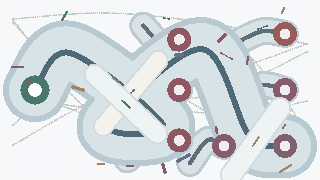
#> input picture dzmm/cap_now.png, 320 x 180 px
$ python cap_solve2.py
#> lines starting #> are read from the running program, lines starting #| are printed output that depends on the picture
# -*- coding: utf-8 -*-
"""新版验证码解算：深青灰轮廓 + 膨胀 + 单连通 BFS 求最远点。

离线验证: python cap_solve2.py cap_now.png [out.png]
"""
import collections
import math
import sys

from PIL import Image, ImageDraw

D = (78, 105, 119)      # 通道轮廓
G = (73, 119, 108)      # 起点绿
BG = (216, 227, 232)
WHITE = (243, 240, 241)


def eq(p, c, t=25):
    return abs(p[0] - c[0]) <= t and abs(p[1] - c[1]) <= t and abs(p[2] - c[2]) <= t


def build_mask(im, dilate=3):
    w, h = im.size
    px = im.load()
    raw = [[False] * w for _ in range(h)]
    for y in range(h):
        for x in range(w):
            p = px[x, y]
            # 轮廓色 或 近白主体（但要排除大面积纯背景）
            if eq(p, D, 24) or (p[0] > 236 and p[1] > 232 and abs(p[2] - p[0]) < 10):
                raw[y][x] = True
    # 膨胀
    mask = [[False] * w for _ in range(h)]
    for y in range(h):
        for x in range(w):
            if not raw[y][x]:
                continue
            for dy in range(-dilate, dilate + 1):
                for dx in range(-dilate, dilate + 1):
                    ny, nx = y + dy, x + dx
                    if 0 <= ny < h and 0 <= nx < w:
                        mask[ny][nx] = True
    return mask


def start_point(im):
    """起点固定在左侧圆环中心（页面 CSS --start 固定位置）"""
    return 35, 90


def bfs_far(mask, start, w, h):
    # 找到离 start 最近的 mask 点作为入口
    cand = [(x, y) for y in range(max(0, start[1] - 30), min(h, start[1] + 30))
            for x in range(max(0, start[0] - 30), min(w, start[0] + 30)) if mask[y][x]]
    if not cand:
        return None, None
    entry = min(cand, key=lambda p: math.hypot(p[0] - start[0], p[1] - start[1]))
    dist = {entry: 0}
    prev = {entry: None}
    q = collections.deque([entry])
    far = entry
    while q:
        x, y = q.popleft()
        if dist[(x, y)] > dist[far]:
            far = (x, y)
        for dx, dy in ((1, 0), (-1, 0), (0, 1), (0, -1), (1, 1), (1, -1), (-1, 1), (-1, -1)):
            np_ = (x + dx, y + dy)
            if 0 <= np_[1] < h and 0 <= np_[0] < w and mask[np_[1]][np_[0]] and np_ not in dist:
                dist[np_] = dist[(x, y)] + 1
                prev[np_] = (x, y)
                q.append(np_)
    # 回溯路径
    path = []
    cur = far
    while cur is not None:
        path.append(cur)
        cur = prev[cur]
    path.reverse()
    return far, path


def main():
    src = sys.argv[1] if len(sys.argv) > 1 else "cap_now.png"
    out = sys.argv[2] if len(sys.argv) > 2 else "cap_solved.png"
    im = Image.open(src).convert("RGB")
#> im is the input picture: PIL image 320x180 RGB; mean R, G, B 215.4, 220.5, 224.1
    w, h = im.size
#> w = 320; h = 180
    mask = build_mask(im)
#> after the loop in build_mask, `for y in range(h):`: raw = 180 items
#> mask = 180 items
    sp = start_point(im)
#> sp = (35, 90)
    far, path = bfs_far(mask, sp, w, h)
#> in bfs_far, `cand = [(x, y) for y in range(max(0, start[1] - 30), min(h, start[1] +..`: cand = 2023 pairs, first value 5 to 64, second value 60 to 119
#> in bfs_far, `entry = min(cand, key=lambda p: math.hypot(p[0] - start[0], p[1] - sta..`: entry = (35, 90)
#> in bfs_far, `dist = {entry: 0}`: dist = {(35, 90): 0}
#> in bfs_far, `far = entry`: far = (35, 90)
#> the loop in bfs_far, `while q:` made 38693 passes
#> (x, y) on passes 1 to 12: (35, 90), (36, 90), (34, 90), (35, 91), (35, 89), (36, 91), (36, 89), (34, 91), (34, 89), (37, 90), (37, 91), (37, 89)
#> after the loop in bfs_far, `while q:`: dist = 38693 items; far = (5, 0); prev = 38693 items
#> in bfs_far, `cur = far`: cur = (5, 0)
#> the loop in bfs_far, `while cur is not None:` made 597 passes
#> cur on passes 1 to 3: (5, 1), (5, 2), (5, 3)
#> after the loop in bfs_far, `while cur is not None:`: path = 597 pairs, first value 5 to 241, second value 0 to 173
#> far = (5, 0)
    print("size", (w, h), "start", sp, "far", far, "pathlen", len(path) if path else 0)
#| size (320, 180) start (35, 90) far (5, 0) pathlen 597
    draw = ImageDraw.Draw(im)
    if path:
        for i in range(len(path) - 1):
            draw.line([path[i], path[i + 1]], fill=(255, 0, 0), width=1)
        draw.ellipse([far[0] - 4, far[1] - 4, far[0] + 4, far[1] + 4], outline=(0, 200, 0), width=2)
    draw.ellipse([sp[0] - 4, sp[1] - 4, sp[0] + 4, sp[1] + 4], outline=(0, 0, 255), width=2)
    im.save(out)
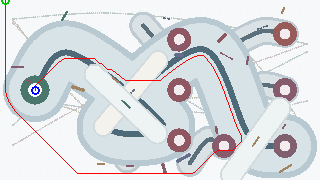
#> saved as cap_solved.png: PIL image 320x180 RGB; mean R, G, B 215.5, 218, 221.7
    print("saved", out)


if __name__ == "__main__":
    main()
